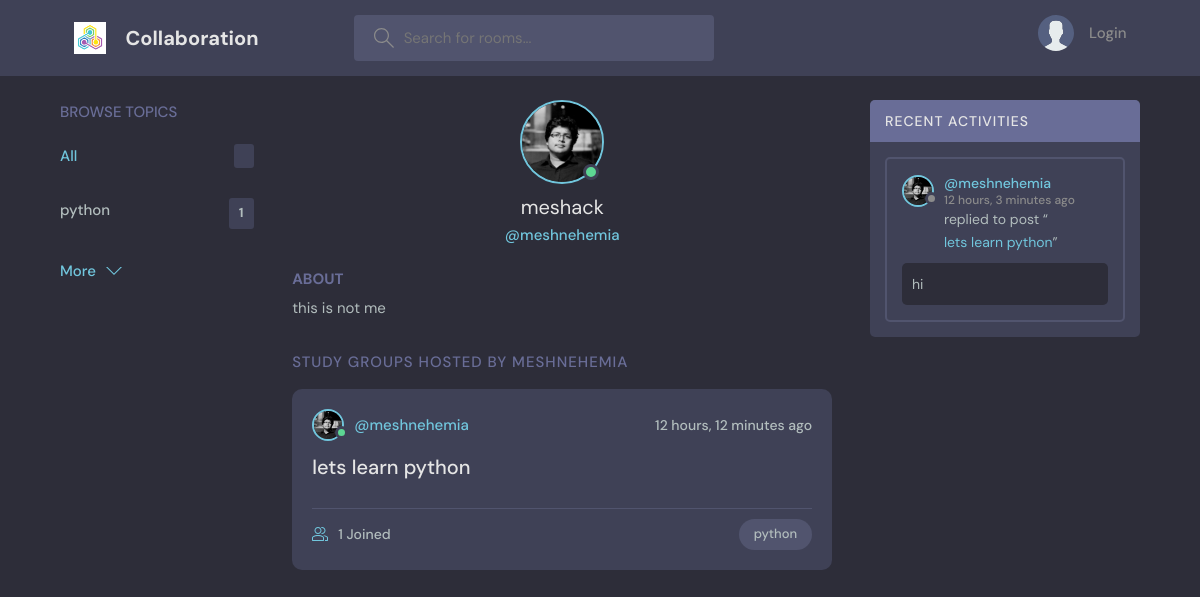
Page /profile/2/ on the earlier database version.
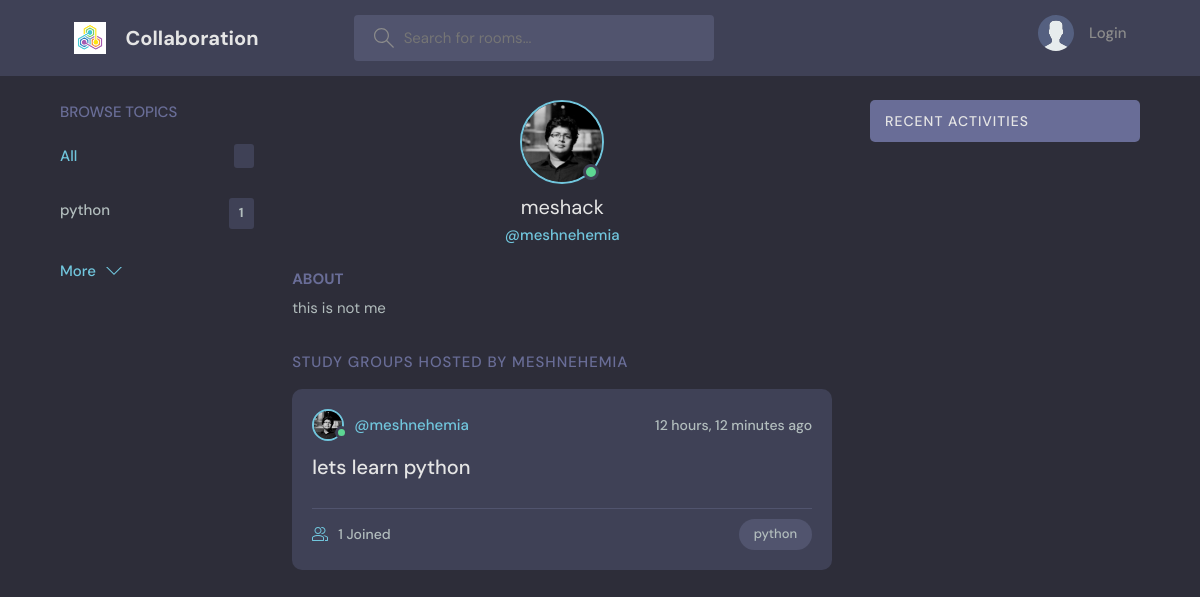
Same page on the later database version.
### socialmedia/models.py (models this page shows, shortened)
class Topic(models.Model):
    name =models.CharField(max_length=200)

class Room(models.Model):
    host =models.ForeignKey(User,on_delete=models.SET_NULL,null=True)
    topic  =models.ForeignKey(Topic,on_delete=models.SET_NULL,null=True)
    name =models.CharField(max_length=200)
    description =models.TextField(null=True,blank=True)
    participants = models.ManyToManyField(User, related_name ='participants',blank=True)
    updated =models.DateTimeField(auto_now=True)
    created =models.DateTimeField(auto_now_add=True)
    class Meta:
        ordering =['-updated' , '-created']

class User(AbstractUser):
    name = models.CharField(max_length=200, null=True)
    email = models.EmailField(unique=True,null =True)
    bio =models.TextField(null=True)
    avator = models.ImageField(null =True,default="avatar.svg")
    USERNAME_FIELD = 'email'
    REQUIRED_FIELDS =[]

class Message(models.Model):
    user = models.ForeignKey(User,on_delete=models.CASCADE)
    room = models.ForeignKey(Room,on_delete=models.CASCADE)
    body =models.TextField()
    updated =models.DateTimeField(auto_now=True)
    created =models.DateTimeField(auto_now_add=True)
    class Meta:
        ordering =['-updated' , '-created']

### socialmedia/views.py (the view)
# urls.py: path('profile/<str:pk>/',views.userProfile, name='user-profile'),
def userProfile(request,pk):
    user =User.objects.get(id=pk)
    rooms = user.room_set.all()
    room_messages = user.message_set.all()
    topics = Topic.objects.all()
    context ={'user':user,'rooms':rooms,'room_messages':room_messages,'topics':topics}
    return render (request,'socialmedia/profile.html',context)

### socialmedia/templates/socialmedia/profile.html (shortened to what this page needs)
{% extends 'main.html' %}
{% block content %}
  <main class="profile-page layout layout--3">
    <div class="container">
      {% include 'socialmedia/topics_component.html'%}
      <div class="roomList">
        <div class="profile">
          <div class="profile__avatar">
            <div class="avatar avatar--large active">
              <img src="{{user.avator.url}}" />
            </div>
          </div>
          <div class="profile__info">
            <h3>{{user.name}}</h3>
            <p>@{{user.username}}</p>
          </div>
          <div class="profile__about">
            <h3>About</h3>
            <p>
              {{user.bio}}
            </p>
          </div>
        </div>
        <div class="roomList__header">
          <div>
            <h2>Study Groups Hosted by {{user.username}}</a>
            </h2>
          </div>
        </div>
        {% include 'socialmedia/feed_component.html'%}
      </div>
      {% include 'socialmedia/activity_component.html'%}
    </div>
  </main>
  {% endblock content %}

### socialmedia/templates/socialmedia/topics_component.html
<div class="topics">
    <div class="topics__header">
      <h2>Browse Topics</h2>
    </div>
    <ul class="topics__list">
      <li>
        <a href="{% url 'home' %}" class="active">All <span>{{topic.count}}</span></a>
      </li>
      {%for topic in topics %}
        <li>
            <a href="{% url 'home' %}?q={{topic.name}}">{{topic.name}} <span>{{topic.room_set.all.count}}</span></a>
        </li>
      {%endfor%}
    </ul>
    <a class="btn btn--link" href="{% url 'topics'%}">
      More
      <svg version="1.1" xmlns="http://www.w3.org/2000/svg" width="32" height="32" viewBox="0 0 32 32">
        <title>chevron-down</title>
        <path d="M16 21l-13-13h-3l16 16 16-16h-3l-13 13z"></path>
      </svg>
    </a>
</div>

### socialmedia/templates/socialmedia/feed_component.html (shortened to what this page needs)
{%for room in rooms%}
    <div class="roomListRoom">
        <div class="roomListRoom__header">
        <a href="{% url 'user-profile' room.host.id %}" class="roomListRoom__author">
            <div class="avatar avatar--small active">
            <img src="{{room.host.avator.url}}" />
            </div>
            <span>@{{room.host.username}}</span>
        </a>
        <div class="roomListRoom__actions">
            <span>{{room.created|timesince}} ago</span>
        </div>
        </div>
        <div class="roomListRoom__content">
        <a href="{% url 'room' room.id%}">{{room.name}}</a>
        </div>
        <div class="roomListRoom__meta">
        <a  href="{% url 'room' room.id%}"  class="roomListRoom__joined">
            {{ room.participants.all.count }} Joined
        </a>
        <p class="roomListRoom__topic">{{room.topic.name}}</p>
        </div>
    </div>
{%endfor%}

### socialmedia/templates/socialmedia/activity_component.html (shortened to what this page needs)
<div class="activities">
    <div class="activities__header">
      <h2>Recent Activities</h2>
    </div>
    {% for message in room_messages%}
        <div class="activities__box">
        <div class="activities__boxHeader roomListRoom__header">
            <a href="{%url 'user-profile' message.user.id %}" class="roomListRoom__author">
            <div class="avatar avatar--small">
                <img src="{{message.user.avator.url}}" />
            </div>
            <p>
                @{{message.user.username}}
                <span>{{message.created|timesince}} ago</span>
            </p>
            </a>
        </div>
        <div class="activities__boxContent">
            <p>replied to post “<a href="{% url 'room' message.room.id %}">{{message.room.name}}</a>”</p>
            <div class="activities__boxRoomContent">
                {{message.body}}
            </div>
        </div>
        </div>
    {%endfor%}
  </div>

Differences in the rows shown:
removed Message: user.avator (picture), user.username "meshnehemia", created "12 hours, 3 minutes", room.name "lets learn python", body "hi"
